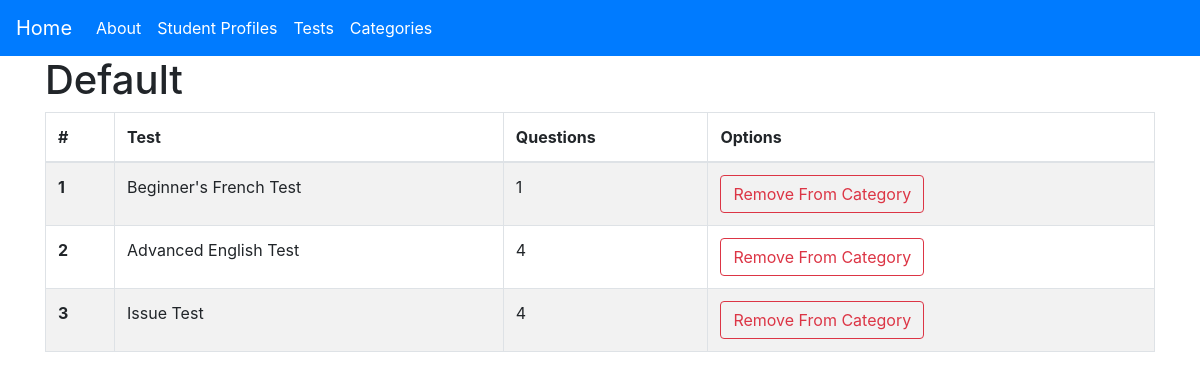
Page /category/1 on the committed database.
### main/models.py (models this page shows, shortened)
class Category(models.Model):
    category_name = models.CharField(max_length=100)

class Test(models.Model):
    test_name = models.CharField(max_length=100)
    test_directions = models.TextField(null=True)
    test_status_new = models.ManyToManyField('StudentProfile', related_name='test_status_new')
    test_status_good = models.ManyToManyField('StudentProfile', related_name='test_status_good')
    test_status_repeat = models.ManyToManyField('StudentProfile', related_name='test_status_repeat')
    test_repeat_due = models.IntegerField(default=6)
    test_status_due = models.ManyToManyField('StudentProfile', related_name='test_status_due')
    test_order = models.IntegerField(default=0)
    supporting_material = models.CharField(max_length=500, null=True)
    category = models.ForeignKey(Category, on_delete=models.CASCADE, null=True, related_name='category', blank=True)

### main/views.py (the view)
# urls.py: path('category/<int:category_id>', views.category, name='category'),
def category(request, category_id):
    category = Category.objects.filter(pk=category_id).first()
    tests = Test.objects.filter(category=category)
    questions = Question.objects.all()
    context = {
        'title': str(category.category_name),
        'category': category,
        'tests': tests,
        'questions': questions,
    }
    return render(request, 'main/category.html', context=context)

### main/templatetags/tags.py (called while the page is built)
@register.simple_tag(name='filter_questions_per_test')
def filter_questions_per_test(questions, test_id):
    questions_per_test = questions.filter(test=test_id)
    length_of_questions = len(questions_per_test)
    return length_of_questions

### main/templates/main/category.html
{% extends 'main/base.html' %}
{% load tags %}
{% block content %}
<h1>{{category.category_name}}</h1>
<table class="table table-bordered table-striped">
    <thead class="thead-primary">
        <tr>
            <th scope="col">#</th>
            <th scope="col">Test</th>
            <th scope="col">Questions</th>
            <th scope="col">Options</th>
        </tr>
    </thead>
    <tbody>
        {% for test in tests %}
            <tr>
                <th scope="row">{{forloop.counter}}</th>
                <td>{{test.test_name}}</td>
                <td>{%filter_questions_per_test questions test.id%}</td>
                <td>
                    <a href="{% url 'remove-from-category' test.id category.id %}" class="btn btn-outline-danger">
                        Remove From Category
                    </a>
                </td>
            </tr>
        {% endfor %}
    </tbody>
</table>
{% endblock content %}

### rows in the picture
Category: category_name "Default"
Test: test_name "Beginner's French Test", id "1"
Test: test_name "Advanced English Test", id "4"
Test: test_name "Issue Test", id "4"
